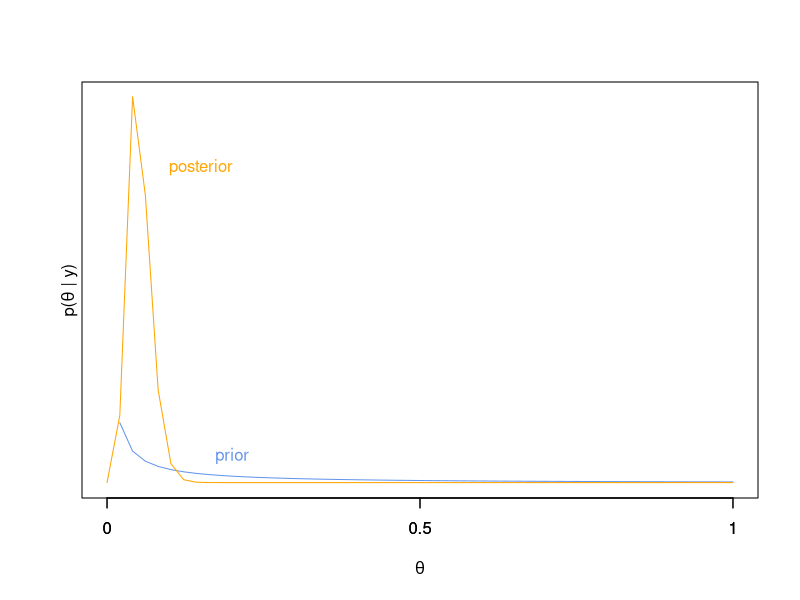
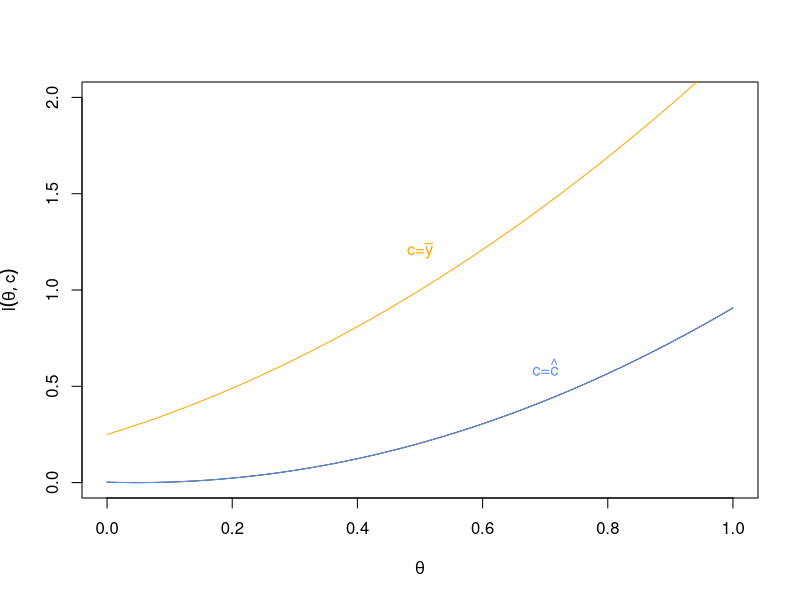
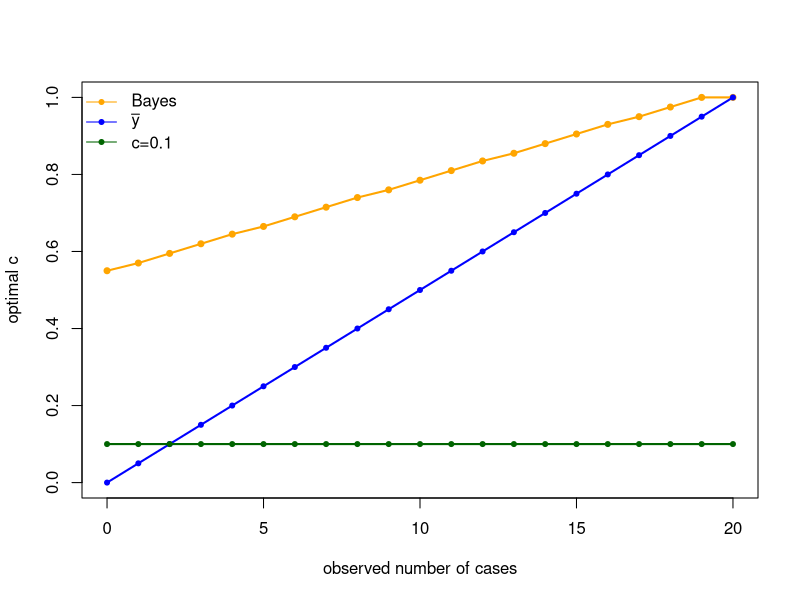

The R source for these figures, in order:
## ---- chunk 1
y <- cumsum(c(20.9,69.7,3.6,21.8,21.4,0.4,6.7,10.0))
N <- 1:8
k <- 8
ps <- seq(0,1,length.out = 50)
prior <- dgamma(ps,shape=0.1,rate=1)
post <- dgamma(ps,shape=(0.1+N[k]),rate=(1+y[k]))

plot(x=ps,post,type="n",ylim=c(0,22), 
     main="",xlab=expression(theta),ylab="",xaxt="n",yaxt="n")
axis(side = 1, at = c(0,0.5,1),labels = c(0,0.5,1), cex=0.7)
lines(x=ps,prior,type="l",ylim=c(0,22),ylab="",xaxt="n",yaxt="n",col="cornflowerblue")
text(x=0.2,1.5,labels="prior",cex=1,col="cornflowerblue")

lines(x=ps,post,type="l",ylim=c(0,22),#range(c(prior,post)),
     ylab="",xaxt="n",yaxt="n",col="orange")
axis(side = 1, at = c(0,0.5,1),labels = c(0,0.5,1), cex=0.7)
text(x=0.15,18,labels="posterior",cex=1,col="orange")
mtext(expression(paste("p(",theta," | ",y,")")),side=2,line=0)
## ---- chunk 2

## ---- chunk 3

## ---- chunk 4

## ---- chunk 5

## ---- chunk 6

n <- 20
a <- 2
b <- 20
y <- 0 

lossfn <- function(theta,c){
  
  loss <- (theta-c+0.5)^2

}

theta.values <- seq(0,1,by=0.005)
loss.values <- lossfn(theta.values,23/42)

plot(x=theta.values,loss.values,type="l",ylim=c(0,2), 
     main="",xlab=expression(theta),ylab=expression(l(theta,c)))
lines(x=theta.values,loss.values,type="l",ylim=c(0,2),ylab="",xaxt="n",yaxt="n",col="cornflowerblue")
text(x=0.7,0.6,labels=expression(paste("c=",hat(c))),cex=1,col="cornflowerblue")
lines(x=theta.values,lossfn(theta.values,0),type="l",ylim=c(0,2),#range(c(prior,post)),
     ylab="",xaxt="n",yaxt="n",col="orange")
text(x=0.5,1.2,labels=expression(paste("c=",bar(y))),cex=1,col="orange")

## ---- chunk 7
n <- 20
a <- 2
b <- 20
yvec <- 0:20 
c.fixed <- 0.1
c.argminvec <- NA


for(y in yvec){
  rhofn <- function(c){
    
    ff <- function(theta){
      db <- dbeta(theta,shape1=(a+y),shape2=(b+n-y))
      (theta-c+0.5)^2 * db
    }
    
    res <- integrate(ff, lower=0, upper=1)
    res$value
  }
  

  vrhofn <- Vectorize(rhofn, vectorize.args = "c")
  c.values <- seq(0,1,by=0.005)
  rho.values <- vrhofn(c.values)
  #value of c that minimizes the posterior expected loss
  (c.argminvec[y+1] <- c.values[which(rho.values==min(rho.values))])
}

plot(x = yvec,
     y = c.argminvec,
     ylim=c(0,1),
     xlab = "observed number of cases",
     ylab = "optimal c",
     type = "o",
     lwd = 2,
     pch=20,
     col="orange")
lines(x = yvec, y = yvec/n,col="blue",lwd=2)
points(x = yvec, y = yvec/n,col="blue",pch=20)
lines(x = yvec, y = rep(c.fixed,(n+1)),col="darkgreen",lwd=2)
points(x = yvec, y = rep(c.fixed,(n+1)),col="darkgreen",pch=20)
#add legend to plot
legend("topleft",legend=c("Bayes",expression(bar(y)),"c=0.1"),
       col=c("orange","blue","darkgreen"),
       lty=rep(1,3),pch=rep(20,3),bty="n",ncol=1)
